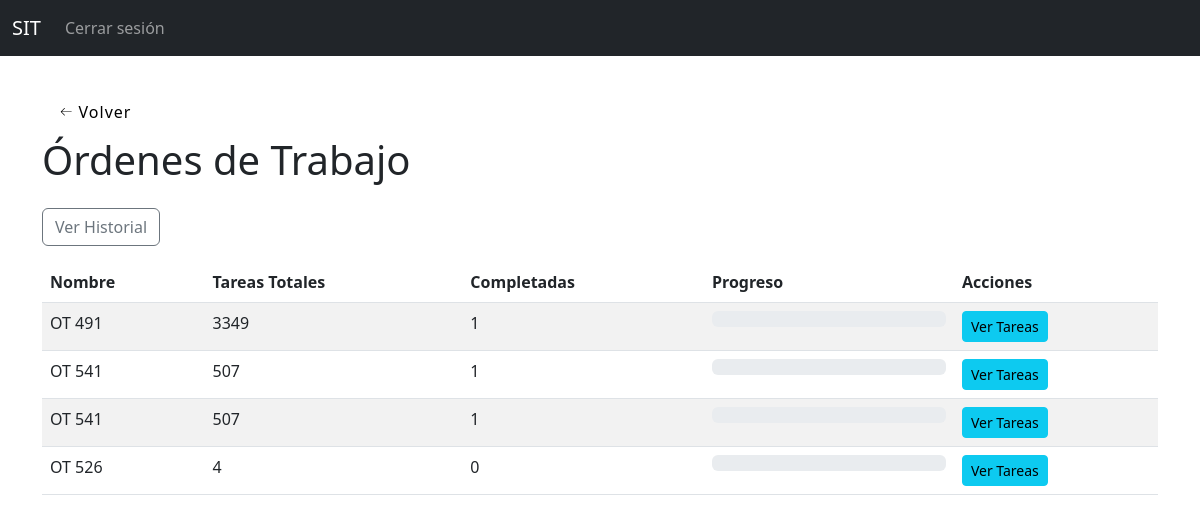
Page /tareas/ordenes/ (signed in) on the committed database.
### tareas_app/models.py (models this page shows, shortened)
class OrdenDeTrabajo(models.Model):
    nombre = models.CharField(max_length=200)
    descripcion = models.TextField(blank=True)
    archivo_excel = models.FileField(upload_to='ordenes_excel/', blank=True, null=True)
    fecha_creacion = models.DateTimeField(auto_now_add=True)
    creada_por = models.ForeignKey(Empleado, null=True, blank=True, on_delete=models.SET_NULL)
    finalizada = models.BooleanField(default=False)

### tareas_app/views.py (the view)
# urls.py: path('ordenes/', views.lista_ordenes_trabajo, name='lista_ordenes_trabajo'),
def lista_ordenes_trabajo(request):
    empleado = Empleado.objects.get(usuario=request.user)
    if not puede_ver_avances(empleado):
        return HttpResponseForbidden("No tenés permiso para ver las órdenes de trabajo.")
    if empleado.perfil == 'calidad':
        ordenes = OrdenDeTrabajo.objects.filter(tareas__estado='en_revision').distinct()
    elif empleado.perfil == 'despacho':
        ordenes = OrdenDeTrabajo.objects.filter(tareas__estado='lista_para_despachar').distinct()
    else:
        ordenes = OrdenDeTrabajo.objects.all()
    SECTORES_PROGRESO = [
        'armado', 'control_1', 'soldado', 'control_2',
        'pintado', 'galvanizado', 'despachar'
    ]
    def calcular_progreso_por_sector(sector_actual, estado_actual=None):
        if estado_actual == 'finalizada':
            return 100
        try:
            indice = SECTORES_PROGRESO.index(sector_actual)
            return int((indice + 1) / len(SECTORES_PROGRESO) * 100)
        except ValueError:
            return 0
    ordenes_con_info = []
    for orden in ordenes:
        tareas = Tarea.objects.filter(orden=orden)
        total = tareas.count()
        completadas = tareas.filter(estado='finalizada').count()
        if total > 0:
            progreso = sum([calcular_progreso_por_sector(t.sector, t.estado) for t in tareas]) // total
        else:
            progreso = 0
        if progreso == 100:
            if not orden.finalizada:
                orden.finalizada = True
                orden.save()
        else:
            if orden.finalizada:
                orden.finalizada = False
                orden.save()
            ordenes_con_info.append({
                'orden': orden,
                'total': total,
                'completadas': completadas,
                'progreso': progreso
            })
    return render(request, 'tareas/lista_ordenes_trabajo.html', {
        'ordenes': ordenes_con_info,
        'perfil_usuario': empleado.perfil
    })

### tareas_app/views.py (called while the page is built)
def puede_ver_avances(empleado):
    return empleado.perfil in ['administrador', 'ppc', 'produccion', 'calidad', 'despacho', 'ingenieria', 'rrhh']

### templates/tareas/lista_ordenes_trabajo.html (shortened to what this page needs)
{% extends 'base.html' %}
{% block content %}
<button class="back-button" onclick="history.back()">
  <span>Volver</span>
</button>
<h1 class="mb-4">Órdenes de Trabajo</h1>
<a href="{% url 'historial_ordenes_trabajo' %}" class="btn btn-outline-secondary mb-3">Ver Historial</a>
<table class="table table-striped">
    <thead>
        <tr>
            <th>Nombre</th>
            <th>Tareas Totales</th>
            <th>Completadas</th>
            <th>Progreso</th>
            <th>Acciones</th>
        </tr>
    </thead>
    <tbody>
        {% for item in ordenes %}
        <tr>
            <td>{{ item.orden.nombre }}</td>
            <td>{{ item.total }}</td>
            <td>{{ item.completadas }}</td>
            <td style="width: 250px;">
                <div class="progress">
                </div>
            </td>
            <td>
                <a href="{% url 'detalle_orden_trabajo' item.orden.id %}" class="btn btn-sm btn-info">Ver Tareas</a>
            </td>
        </tr>
        {% empty %}
        <tr>
            <td colspan="5">No hay órdenes de trabajo.</td>
        </tr>
        {% endfor %}
    </tbody>
</table>
{% endblock %}

### templates/base.html (style rules this page uses)
.back-button { display: flex; height: 3em; width: 100px; align-items: center; justify-content: center; background-color: #eeeeee4b; border-radius: 3px; letter-spacing: 1px; transition: all 0.2s linear; cursor: pointer; border: none; background: #fff; }
button > svg { margin-right: 5px; margin-left: 5px; font-size: 20px; transition: all 0.4s ease-in; }

### rows in the picture
OrdenDeTrabajo: orden.nombre "OT 491", total "3349", completadas "1"
OrdenDeTrabajo: orden.nombre "OT 541", total "507", completadas "1"
OrdenDeTrabajo: orden.nombre "OT 541", total "507", completadas "1"
OrdenDeTrabajo: orden.nombre "OT 526", total "4", completadas "0"
